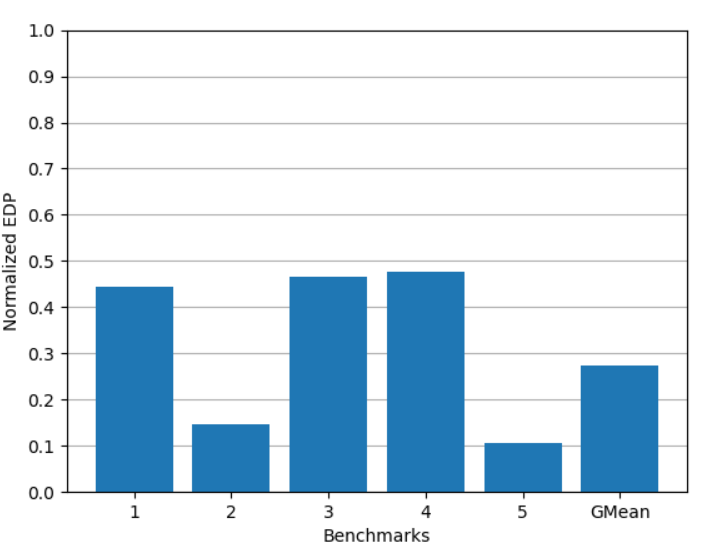

This figure's Python source:

import matplotlib.pyplot as plt
import numpy as np


file_name = "./logs/EnergyEfficiency.best"

file = open(file_name, 'r')
y_axis = []
x_axis = []
x = 1
#file.readlines() # skip first line

line = file.readlines()

temp = line[0].rstrip().split(',') #using rstrip to remove the \n
print(temp)
GMean = float(temp[1])
for index in range(6,15,2):
	y_axis.append(float(temp[index]))

y_axis.append(GMean)
print(y_axis)

x_axis = ['1','2','3','4','5','GMean']

plt.bar(x_axis, y_axis,zorder=3)
#plt.xticks(np.arange(0, max(x_axis)+1, 10.0))
plt.yticks(np.arange(0, 1.1, 0.1))
axes = plt.gca()
axes.yaxis.grid(zorder=0)
plt.ylabel("Normalized EDP")
plt.xlabel("Benchmarks")
plt.show()
